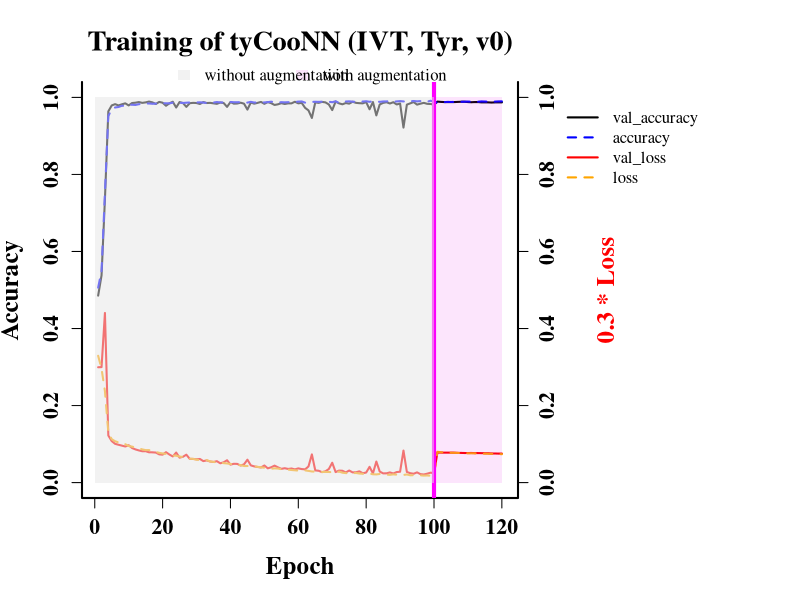

This chart was generated by the following R code:

MAIN = "Training of tyCooNN (IVT, Tyr, v0)"

dat = read.table('history.csv',header=TRUE,sep=',')
dat_aug = read.table('history_arg.csv',header=TRUE,sep=',')
library(repr)

df = rbind(dat,dat_aug)
n = nrow(df)

png('training.png',width=10,height=7,unit='in',res=600)
par(mar=par()$mar + c(0,0,0,12),lwd=2,family='Times')
plot(df$val_accuracy,type='l',col='black',lwd=2,
     xlab='Epoch',ylab='Accuracy',ylim=c(0,1),
     bty='u',cex.lab=1.5,cex.axis=1.3,
     main=MAIN,
     cex.main=1.7,font.main=2,
     font.axis=2,font.lab=2)
lines(df$accuracy,col='blue',lty=2,lwd=2)
lines(0.3 * df$val_loss,type='l',col='red',lwd=2)
lines(0.3 * df$loss,col='orange',lty=2,lwd=2)
axis(side=4,font=2,cex.axis=1.3)
mtext(side=4,line=4,'0.3 * Loss',col='red',cex=1.5,font=2)
abline(v=100,col='magenta',lwd=4)
rect(0,0,100,1,col=rgb(230/256,230/256,230/256,alpha=0.5),border=NA)
rect(100,0,n,1,col=rgb(230/256,0,230/256,alpha=0.1),border=NA)
par(xpd=TRUE)
legend(x=c(20,90),y=c(1.11,1.11),
       legend=c('without augmentation','with augmentation'),horiz=TRUE,bty='n',
       fill=c(rgb(230/256,230/256,230/256,alpha=0.5),rgb(230/256,0,230/256,alpha=0.1)),
       border=NA)
legend(135,1,legend=c('val_accuracy','accuracy','val_loss','loss'),bty='n',
      col=c('black','blue','red','orange'),lty=c(1,2,1,2))
o = dev.off()
